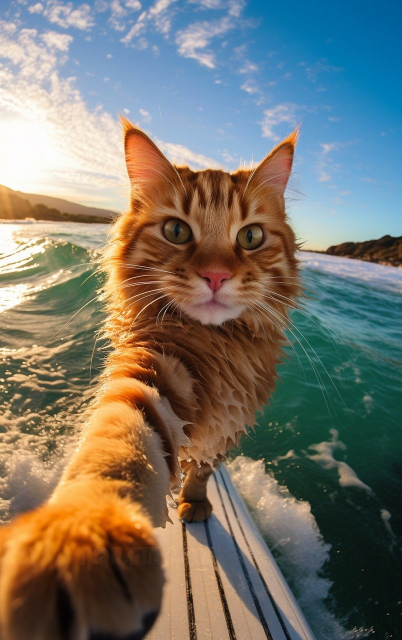
#> input picture 5주차/cat.jpg, 804 x 1280 px (shown at 1/2 size)
$ jupyter execute '이미지 처리.ipynb'   (shell and % lines are left out)
#> lines starting #> are read from the running program, lines starting #| are printed output that depends on the picture
[cell 1]
from PIL import Image
import PIL

**이미지 불러오기**

[cell 2]
im = Image.open('cat.jpg')
#> im is the input picture: PIL image 804x1280 RGB; mean R, G, B 120.9, 118.4, 108.5
im.show()

**이미지 크기 변경 (+리샘플링 옵션)**

[cell 3]
img_resize = im.resize((700,300))
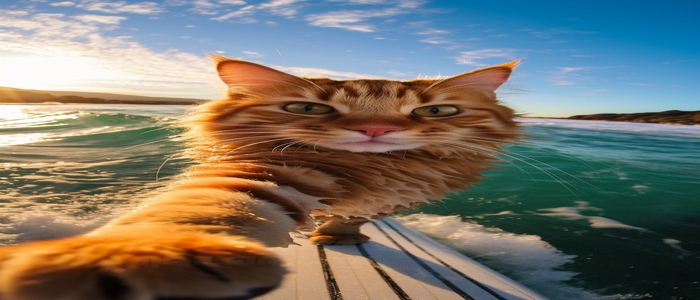
#> img_resize: PIL image 700x300 RGB; mean R, G, B 120.9, 118.4, 108.5
img_resize.show()

**이미지 자르기 (crop)**

[cell 4]
width, height = im.size
#> width = 804; height = 1280

left = 4
top = height / 5
#> top = 256
right = 700
bottom = 3 * height / 4
#> bottom = 960

im1 = im.crop((left, top, right, bottom))
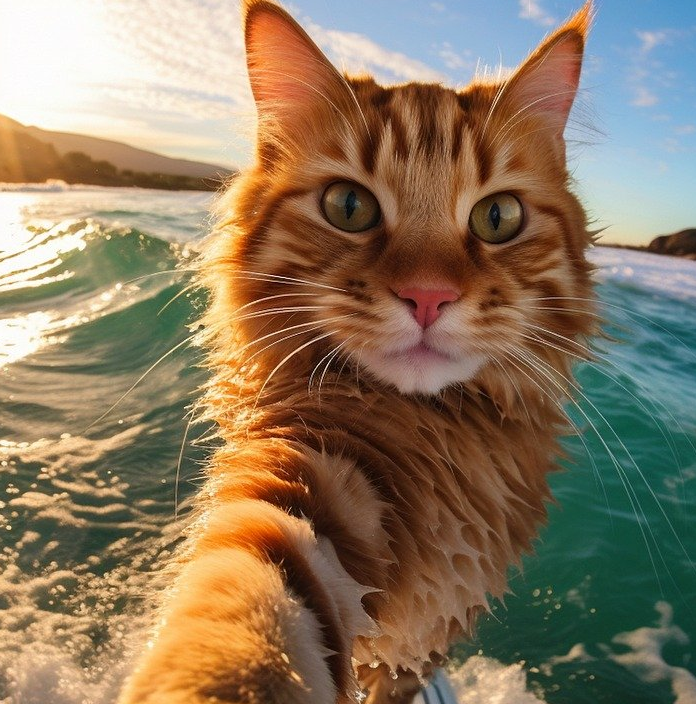
#> im1: PIL image 696x704 RGB; mean R, G, B 141, 121.5, 96.5
newsize = (300, 300)
im1 = im1.resize(newsize)
#> im1: PIL image 300x300 RGB

im1.show()

**이미지 회전 (rotate)**

[cell 5]
im1 = im.rotate(90, PIL.Image.NEAREST, expand = 1)
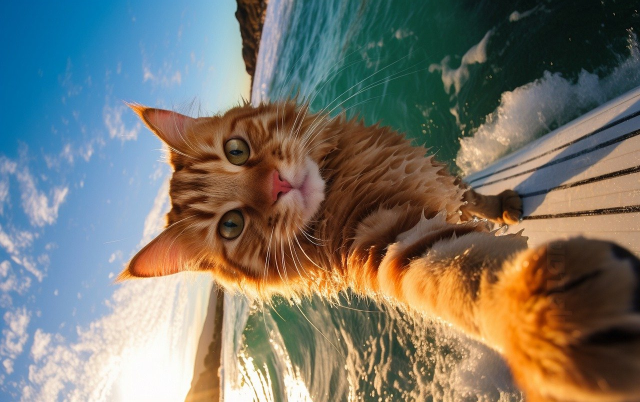
#> im1: PIL image 1280x804 RGB (shown at 1/2 size); mean R, G, B 120.9, 118.4, 108.5

im1.show()

**이미지 상하, 좌우대칭 (flip)**

[cell 6]
vertical_img = im.transpose(method=Image.FLIP_TOP_BOTTOM)
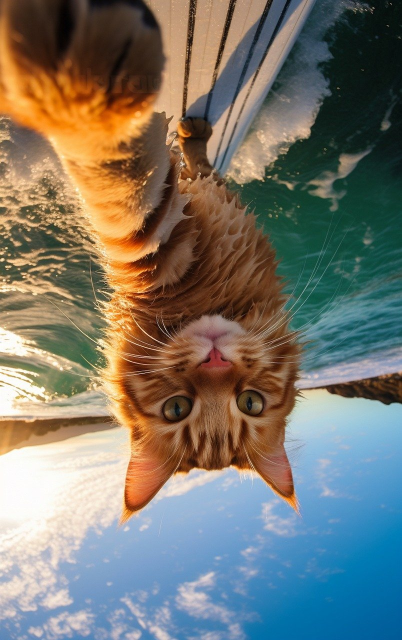
#> vertical_img: PIL image 804x1280 RGB (shown at 1/2 size); mean R, G, B 120.9, 118.4, 108.5
vertical_img.save("vertical.png")

vertical_img.show()

**이미지 필터링 (blur, contour, detail, smooth, etc.)**

[cell 7]
#blur
from PIL import ImageFilter

im1 = im.filter(ImageFilter.BLUR)
#> im1: PIL image 804x1280 RGB

im1.show()

[cell 8]
#contour
contour_filter = ImageFilter.Kernel((3,3),(-1,-1,-1,-1,8.5,-1,-1,-1,-1), scale=1)

img_contour = im.filter(contour_filter)
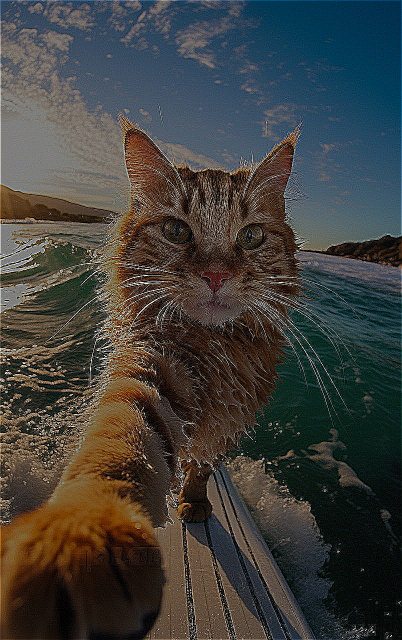
#> img_contour: PIL image 804x1280 RGB (shown at 1/2 size); mean R, G, B 64.4, 64.3, 61.1

img_contour.show()

[cell 9]
#detail
img_detail = im.filter(ImageFilter.DETAIL)
img_detail.show()

[cell 10]
#smooth
img_smooth = im.filter(ImageFilter.SMOOTH)
img_smooth.show()

[cell 11]
#smooth_more
img_smooth = im.filter(ImageFilter.SMOOTH_MORE)
img_smooth.show()

**이미지 합치기 && 이미지 저장**

[cell 12]
from PIL import Image

img_01 = Image.open("bird.jpg")
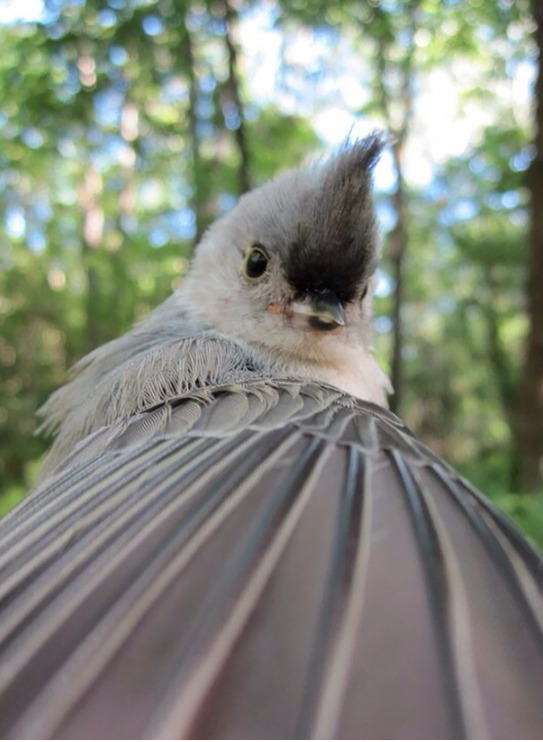
#> input picture 5주차/bird.jpg, 543 x 742 px
#> img_01 is the input picture: PIL image 543x742 RGB; mean R, G, B 132.1, 136.5, 125.2
img_02 = Image.open("cat.jpg")

img_01_size = img_01.size
#> img_01_size = (543, 742)
img_02_size = img_02.size
#> img_02_size = (804, 1280)

print('img 1 size: ', img_01_size)
#| img 1 size:  (543, 742)
print('img 2 size: ', img_02_size)
#| img 2 size:  (804, 1280)

new_im = Image.new('RGB', (2*img_01_size[0],2*img_01_size[1]), (250,250,250))
#> new_im: PIL image 1086x1484 RGB; every value is 250

new_im.paste(img_01, (0,0))
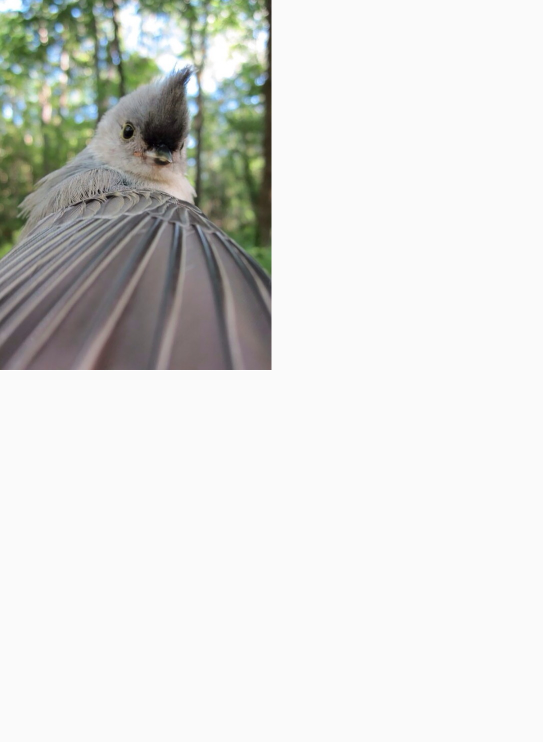
#> new_im: PIL image 1086x1484 RGB (shown at 1/2 size); mean R, G, B 220.5, 221.6, 218.8
new_im.paste(img_02, (img_01_size[0],0))
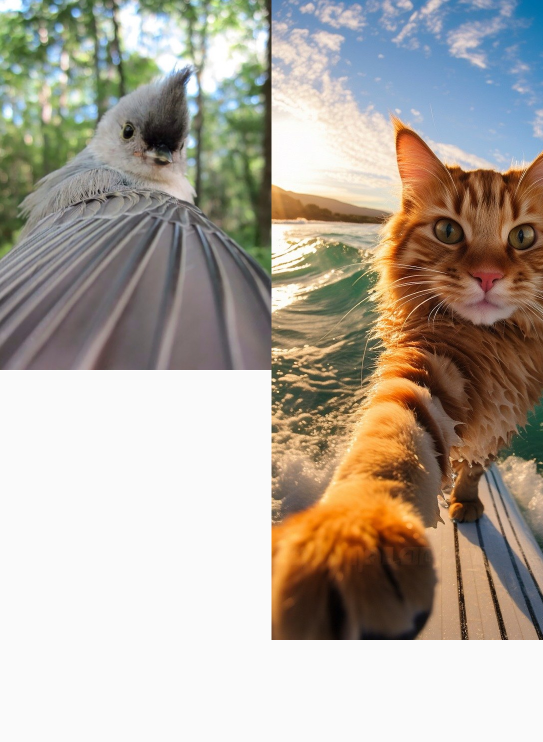
#> new_im: PIL image 1086x1484 RGB (shown at 1/2 size); mean R, G, B 177, 168.4, 156.8

new_im.save("cat&bird.jpg", "JPEG")
new_im.show()

**이미지를 바이트배열로 변환 하기 && 넘파이(numpy)배열을 이미지로 변환하기**

[cell 13]
from PIL import Image
import io

image = Image.open("cat.jpg")

with io.BytesIO() as output:
    image.save(output, format="JPEG")
    image_byte_array = output.getvalue()

print(image_byte_array)

[cell 14]
import cv2
import numpy as np
from matplotlib import pyplot as plt

image_bytes = image_byte_array

image_array = np.frombuffer(image_bytes, dtype=np.uint8)

decoded_image = cv2.imdecode(image_array, cv2.IMREAD_COLOR)

plt.imshow(cv2.cvtColor(decoded_image, cv2.COLOR_BGR2RGB))
plt.axis('off')
plt.show()
